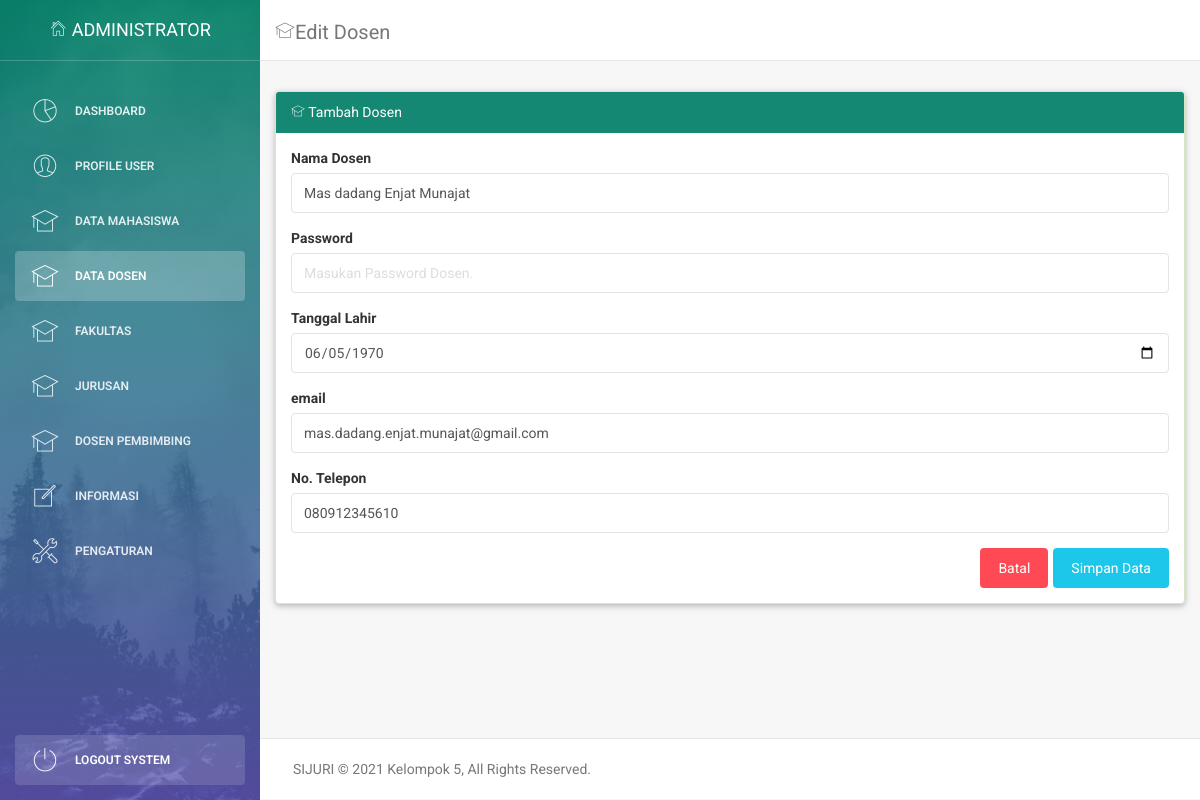
Screenshot of /auth/media.php?action=edit-dosen&nip=197808232001121010 (signed in) with the database file from the repository.
### tables this page shows
CREATE TABLE `tbl_dosen` (
  `nip` varchar(100) NOT NULL,
  `password` varchar(100) NOT NULL,
  `nama_dosen` varchar(100) NOT NULL,
  `tanggal_lahir` date NOT NULL,
  `email` varchar(100) NOT NULL,
  `no_telepon` varchar(100) NOT NULL
);

CREATE TABLE `tbl_pengaturan` (
  `id` int(11) NOT NULL,
  `nama` varchar(50) NOT NULL,
  `isi` text NOT NULL,
  `keterangan` text NOT NULL
);

### auth/module/dosen/edit-dosen.php (the view, shortened to what this page needs)
<?php
$nip = $_GET['nip'];
include('../library/database.php');
$query = "SELECT * FROM tbl_dosen WHERE nip ='$nip'";
$result =  mysqli_query($connect, $query);
while ($row = mysqli_fetch_array($result)) {
  $nama_dosen      = $row['nama_dosen'];
  $tanggal_lahir     = $row['tanggal_lahir'];
  $email             = $row['email'];
  $no_telepon       = $row['no_telepon'];
}
?>
<div class="content">
  <div class="container-fluid">
    <div class="row">
      <div class="panel panel-success" style="box-shadow: 0 2px 5px 0 rgba(0, 0, 0, 0.16), 0 2px 10px 0 rgba(0, 0, 0, 0.12);">
        <div class="unwaha-padding panel-heading" style="color:#fff;background-color: #158873;border-color: #158873;"> <i class="pe-7s-study"></i> Tambah Dosen</div>
        <div class="panel-body">
          <form method="POST" action="module/dosen/update-dosen.php">
            <div class="form-group">
              <label for="judul">Nama Dosen</label>
              <input type="text" name="nama_dosen" value="<?php echo $nama_dosen ?>" class="form-control" placeholder="Masukan Nama Dosen." required>
            </div>
            <div class="form-group">
              <label for="judul">Password</label>
              <input type="password" name="password" class="form-control" placeholder="Masukan Password Dosen.">
            </div>
            <div class="form-group">
              <label for="judul">Tanggal Lahir</label>
              <input type="date" name="tanggal_lahir" value="<?php echo $tanggal_lahir ?>" class="form-control" placeholder="Masukan Tanggal Lahir." required>
            </div>
            <div class="form-group">
              <label for="judul">email</label>
              <input type="email" name="email" value="<?php echo $email ?>" class="form-control" placeholder="Masukan Email." required>
            </div>
            <div class="form-group">
              <label for="judul">No. Telepon</label>
              <input type="text" name="no_telepon" value="<?php echo $no_telepon ?>" class="form-control" placeholder="Masukan No. Telepon." required>
            </div>
            <button type="submit" class="btn btn-info btn-fill pull-right">Simpan Data</button>
            <a href="media.php?action=dashboard" class="btn btn-danger btn-fill pull-right" style="margin-right:5px">Batal</a>
          </form>
        </div>
      </div>
    </div>
  </div>
</div>

### auth/part/footer.php (shortened to what this page needs)
<footer class="footer">
    <div class="container-fluid">
        <p class="copyright pull-left">
            <?= $footer_title ?>
        </p>
    </div>
</footer>
</div>
</div>
</body>
</html>

### rows the page displays
tbl_dosen: nama_dosen "Mas dadang Enjat Munajat", tanggal_lahir "06/05/1970", email "mas.dadang.enjat.munajat@gmail.com", no_telepon "080912345610"
tbl_pengaturan: isi "SIJURI © 2021 Kelompok 5, All Rights Reserved."

### other values shown
$title "Edit Dosen"
